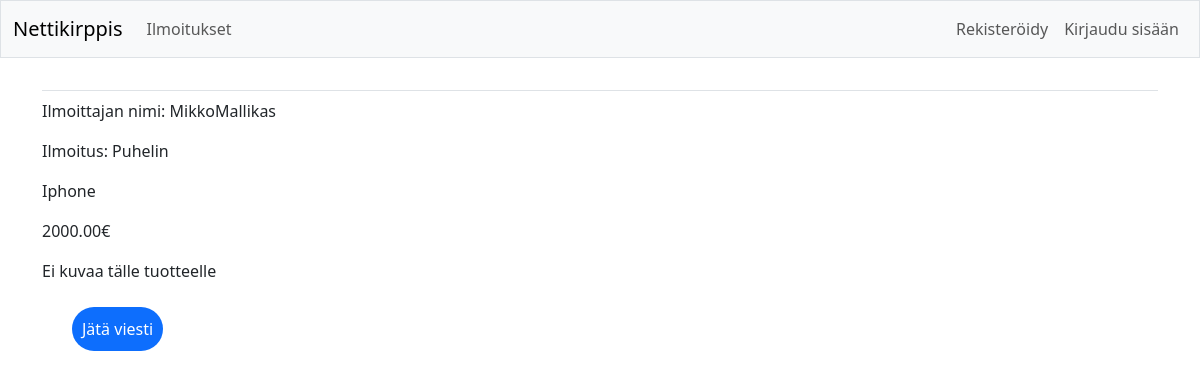
The page /items/3 on the database as committed earlier.
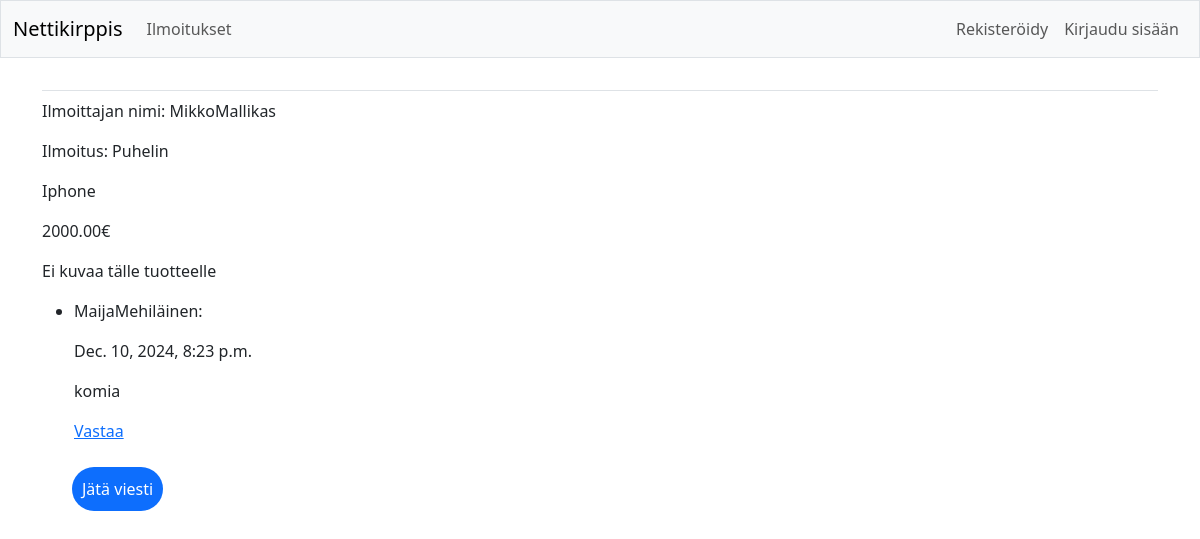
The same page on the database as committed later.
### nettikirppis/models.py (models this page shows, shortened)
class Item(models.Model):
    name = models.CharField(max_length=200)
    description = models.CharField(max_length=500)
    price = models.DecimalField(max_digits=10, decimal_places=2)
    date_added = models.DateField(auto_now_add=True)
    visible = models.BooleanField(default=True)
    owner=models.ForeignKey(User, on_delete=models.CASCADE)
    image = models.ImageField(upload_to=content_file_name, null=True, blank=True)

class Comment(models.Model):
    item = models.ForeignKey(Item, on_delete=models.CASCADE)
    text = models.TextField()
    date_added = models.DateTimeField(auto_now_add=True)
    visible = models.BooleanField(default=True)
    owner=models.ForeignKey(User, on_delete=models.CASCADE)

### nettikirppis/views.py (the view)
# urls.py: path('items/<int:item_id>', views.item, name='item'),
def item(request, item_id):
    item = Item.objects.get(id=item_id)
    comments = item.comment_set.order_by('date_added')
    replies = Reply.objects.filter(original_comment__in=[c.id for c in comments])
    context = {'item':item, 'comments':comments, 'replies':replies}
    return render(request, 'nettikirppis/item.html', context)

### nettikirppis/templates/nettikirppis/item.html (shortened to what this page needs)
{% extends 'nettikirppis/base.html' %}
{% block content %}
{% load static %}
<p>Ilmoittajan nimi: {{item.owner}}</p>
<p>Ilmoitus: {{item.name}}</p>
<p>{{ item.description }}</p>
<p>{{ item.price }}€</p>
<div>
    {% if item.image %}
        <img src="{{ item.image.url }}" height=300px; width="300px"></img>
    {% else %}
        <p>Ei kuvaa tälle tuotteelle</p>
    {% endif %}
</div>
<ul>
    {% for comment in comments %}
    <li >
        <p>{{ comment.owner }}:</p>
        <p>{{ comment.date_added }}</p>
        <p>{{ comment.text }}</p>
        {% if user.id == comment.owner.id %}
        <p>
            <a href="{% url 'nettikirppis:edit_comment' comment.id %}">
                Muokkaa kommenttia
            </a>
        </p>
        {% else %}
        <p>
            <a href="{% url 'nettikirppis:new_reply' comment.id %}">
                Vastaa
            </a>
        </p>
        {% endif %}
    </li>
    {% endfor %}
</ul>
{% if user.id != item.owner.id %}
    <form action="{% url 'nettikirppis:new_comment' item.id %}" method="post">
        <button name="submit" class="bottom-button">Jätä viesti</button>
    </form>
{% endif %}
{% endblock content %}

### nettikirppis/templates/nettikirppis/base.html (shortened to what this page needs)
<!DOCTYPE html>
<html lang="en">
    <head>
        {% load django_bootstrap5 %}
        {% bootstrap_css %}
    </head>
    <body>
        <nav class="navbar navbar-expand-md navbar-light bg-light mb-4 border">
            <div class="container-fluid">
                <a class="navbar-brand" href="{% url 'nettikirppis:index' %}">
                    Nettikirppis
                </a>
                <div class="collapse navbar-collapse" id="navbarCollapse">
                    <ul class="navbar-nav me-auto mb-2 mb-md-0">
                        <li class="nav-item">
                            <a class="nav-link" href="{% url 'nettikirppis:items' %}">
                                Ilmoitukset
                            </a>
                        </li>
                    </ul>
                     <ul class="navbar-nav ms-auto mb-2 mb-md-0">
                        {% if user.is_authenticated %}
                            <li class="nav-item">
                                <span class="navbar-text me-2">Hei, {{ user.username }}.
                                </span>
                            </li>
                        {% else %}
                            <li class="nav-item">
                                <a class="nav-link" href="{% url 'accounts:register' %}">
                                    Rekisteröidy
                                </a>
                            </li>
                            <li class="nav-item">
                                <a class="nav-link" href="{% url 'accounts:login' %}">
                                    Kirjaudu sisään
                                </a>
                            </li>
                        {% endif %}
                     </ul>
                </div>
            </div>
        </nav>
        <main class="container">
            <div class="pb-2 mb-2 border-bottom">
            </div>
            <div>
                {% block content %} {% endblock content %}
            </div>
        </main>
    </body>
</html>

### nettikirppis/templates/nettikirppis/base.html (style rules this page uses)
.bottom-button { background-color:#0d6efd; color: white; border: none; border-radius: 60px; padding: 10px 10px 10px; margin-left: 30px; margin-bottom: 5px; margin-top: 8px; }

Rows that differ between the two databases and show on the page:
added Comment: owner "MaijaMehiläinen", date_added "Dec. 10, 2024, 8:23 p.m.", text "komia", shows "Vastaa"
